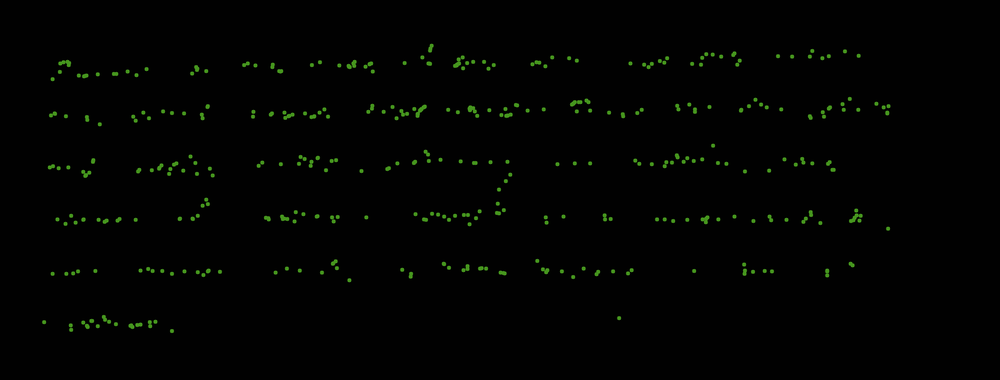
#> input picture backend/image_processing_backend/heat_map/Image.png, 1000 x 380 px, shrunk from 2480 x 943 before the run, found by its file name
$ python opencv_hpp.py   (older library calls are emulated)
#> lines starting #> are read from the running program, lines starting #| are printed output that depends on the picture
import numpy as np
import cv2
import matplotlib.pyplot as plt
import pandas as pd

img = cv2.imread("/home/kanish/Documents/ICR advanced forms/Advanced handwritting samples/fwdsamplefiles/image.png", 0)
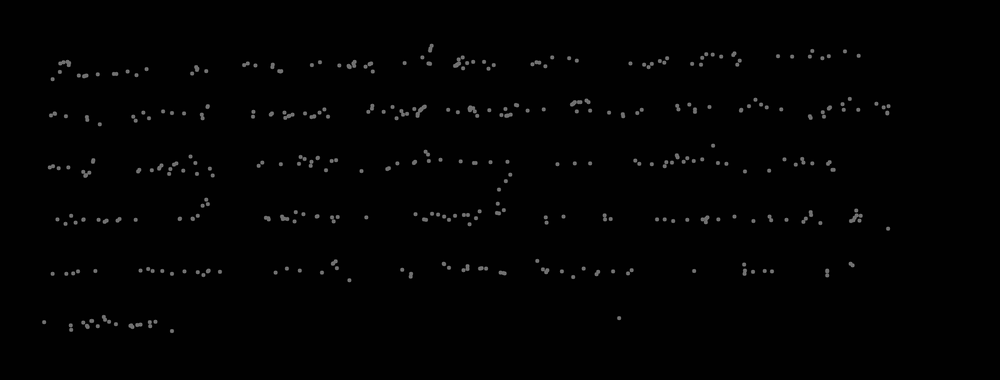
#> img: shape (380, 1000); min 0, max 130, mean 2.6

x_sum = cv2.reduce(img, 0, cv2.REDUCE_AVG, dtype=cv2.CV_32S)
y_sum = cv2.reduce(img, 1, cv2.REDUCE_AVG, dtype=cv2.CV_32S)
#> y_sum = 380 values, max 15 at index 218, min 1 at index 0, mean 2.61

ysum = [y_su[0] for y_su in y_sum]
#> ysum has the same summary as y_sum
reversed_ysum = list(reversed(ysum))
#> reversed_ysum = 380 values, max 15 at index 160, min 1 at index 0, mean 2.61

x_axis = [pixel for pixel in range(img.shape[0])]
#> x_axis = 380 values from 0 to 379

# plt.plot(reversed_ysum , x_axis)


s = pd.Series(reversed_ysum)
s = s.ewm(3).mean()

plt.plot(s, x_axis)

# smooth_data = pd.(reversed_ysum, 5).plot(style='k')
plt.show()
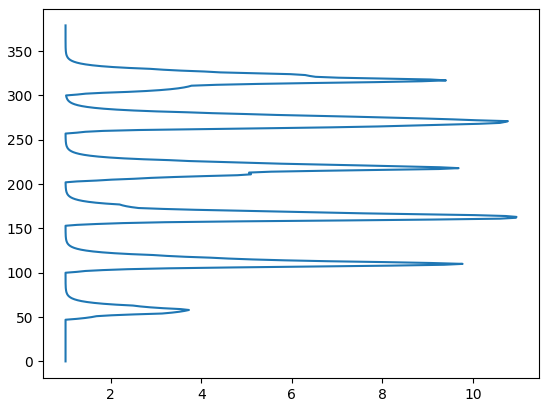
#> figure drawn by matplotlib, 1 panel

# plt.ylabel('image_height')
# plt.xlabel('pixel_density')
# plt.show()
